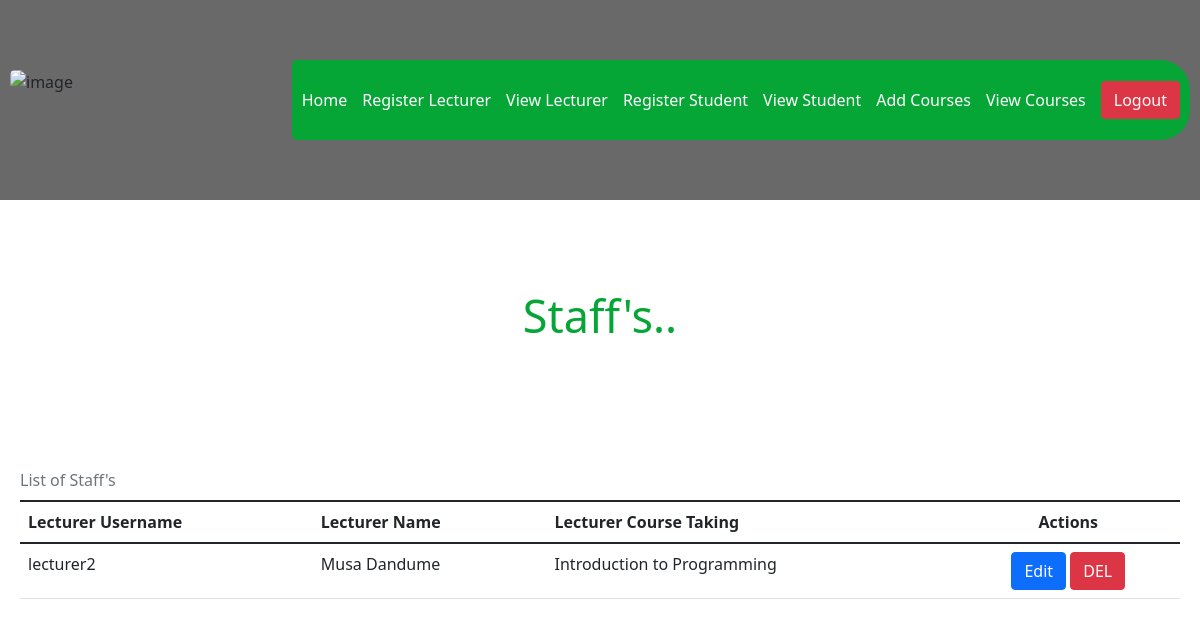
The page /view-user on the database its author committed.
### aams/models.py (models this page shows, shortened)
class Lecturer(models.Model):
    user = models.ForeignKey(User, on_delete=models.CASCADE)
    id_user = models.IntegerField()
    lecturer_name = models.CharField(max_length=1000, blank=True)
    course_taking = models.CharField(max_length=1000, blank=True)

### aams/views.py (the view)
# urls.py: path('view-user', views.view_user, name='view-user'),
def view_user(request):
    staffs = Lecturer.objects.all()
    return render(request, 'view-users.html', {'staffs': staffs})

### templates/view-users.html (shortened to what this page needs)
<!DOCTYPE html>
<html lang="en">
<head>
    <link rel="stylesheet" href="../static/bootstrap/css/bootstrap.min.css">
    <link rel="stylesheet" href="../static/css/style.css">
</head>
<body>
    <div class="bodycontainer">
        <div class="first_content_header">
            <div class="header">
                <div class="img">
                    <img src="../static/images/logo.jpeg" alt="image">
                </div>
                <div class="content">
                    <div class="nav-bar">
                        <a href="/admin-page">Home</a>
                        <a href="/add-user">Register Lecturer</a>
                        <a href="/view-user">View Lecturer</a>
                        <a href="/add-student">Register Student</a>
                        <a href="/view-student">View Student</a>
                        <a href="/add-courses">Add Courses</a>
                        <a href="/view-courses">View Courses</a>
                        <a href="/admin-logout" class="btn btn-danger">Logout</a>
                    </div>
                </div>
            </div>
        </div>
        <div class="body-content">
            <div class="discription">
                <h3>
                    staff's..
                </h3>
            </div>
        </div>
        <div class="table">
            <table class="table caption-top">
                <caption>List of Staff's</caption>
                <thead>
                  <tr>
                    <th scope="col">Lecturer Username</th>
                    <th scope="col">Lecturer Name</th>
                    <th scope="col">Lecturer Course Taking</th>
                    <th scope="col" class="text-center">Actions</th>
                  </tr>
                </thead>
                <tbody>
                {% for staff in staffs %}
                  <tr>
                    <td>{{staff.user.username}}</td>
                    <td>{{staff.lecturer_name}}</td>
                    <td>{{staff.course_taking}}</td>
                    <td class="text-center">
                        <a href="/update-staff/{{ staff.id }}" class="btn btn-primary">Edit</a>
                        <a href="/request-for-delete-lec/{{ staff.user.id }}" class="btn btn-danger">DEL</a>
                    </td>
                  </tr>
                {% endfor %}
                </tbody>
              </table>
        </div>
    </div>
</body>
</html>

### static/css/style.css (style rules this page uses)
.img { display: flex; align-items: center; justify-content: center; }
.img img { height: 100px; width: 200px; border-radius: 5px; }
.header { display: flex; justify-content: space-between; padding: 10px; background-color: dimgray; height: 25vh; }
.content { display: flex; align-items: center; justify-content: center; }
.nav-bar { display: flex; align-items: center; justify-content: center; gap: 15px; background-color: rgb(6, 166, 54); height: 10vh; padding: 10px; border-radius: 5px 30px 30px 5px; }
.nav-bar a { text-decoration: none; color: #fff; }
.body-content { display: flex; align-items: center; justify-content: center; }
.body-content .discription { display: flex; align-items: center; justify-content: center; height: 30vh; }
.body-content .discription h3 { color: rgb(6, 166, 54); font-size: 45px; text-align: center; text-transform: capitalize; }

### templates/view-users.html (style rules this page uses)
.img img { height: 60px; width: 100px; border-radius: 5px; }
.table { padding: 20px; }

### rows shown on the page
Lecturer: user.username "lecturer2", lecturer_name "Musa Dandume", course_taking "Introduction to Programming"
